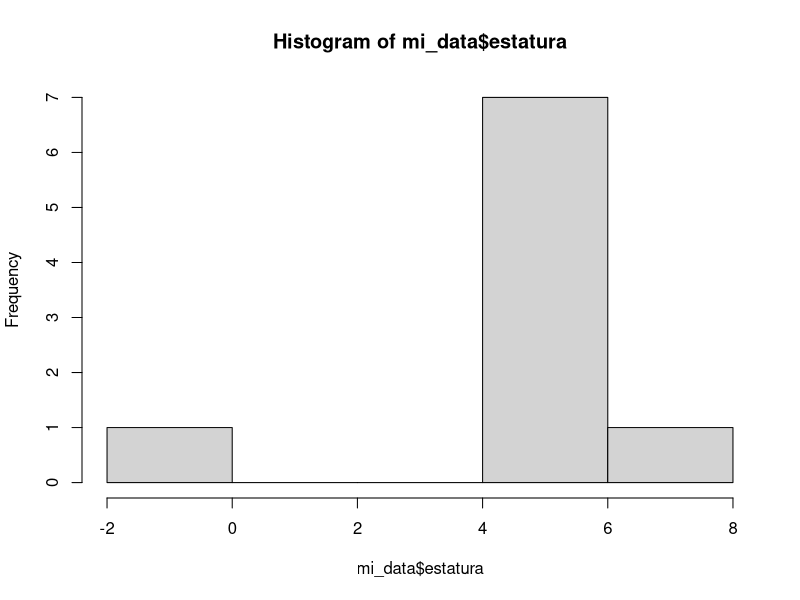
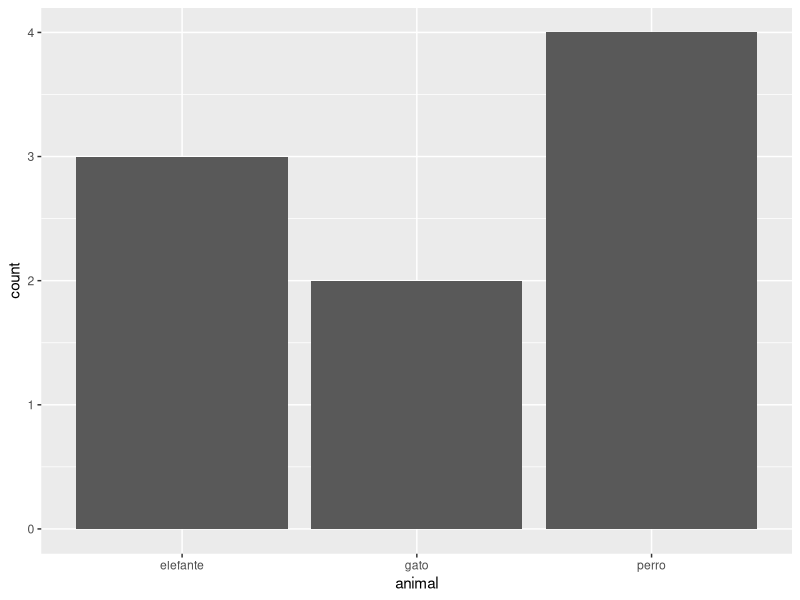
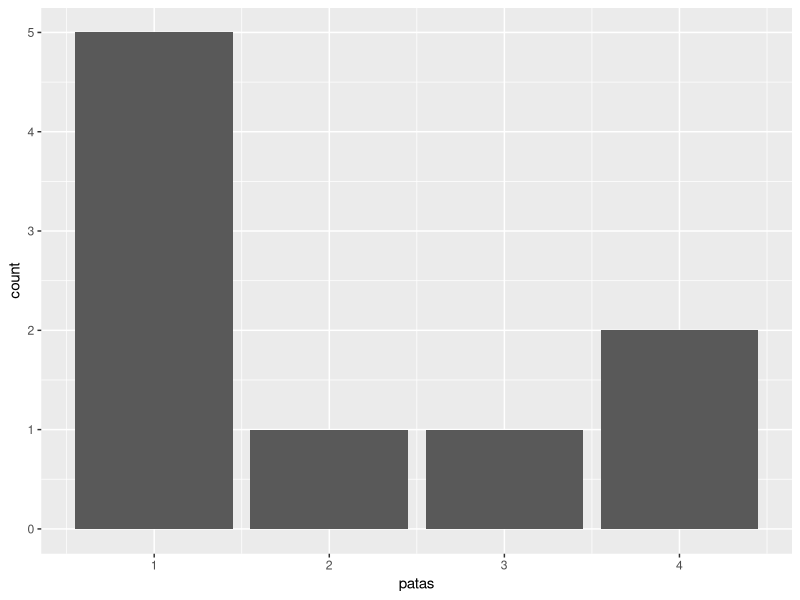
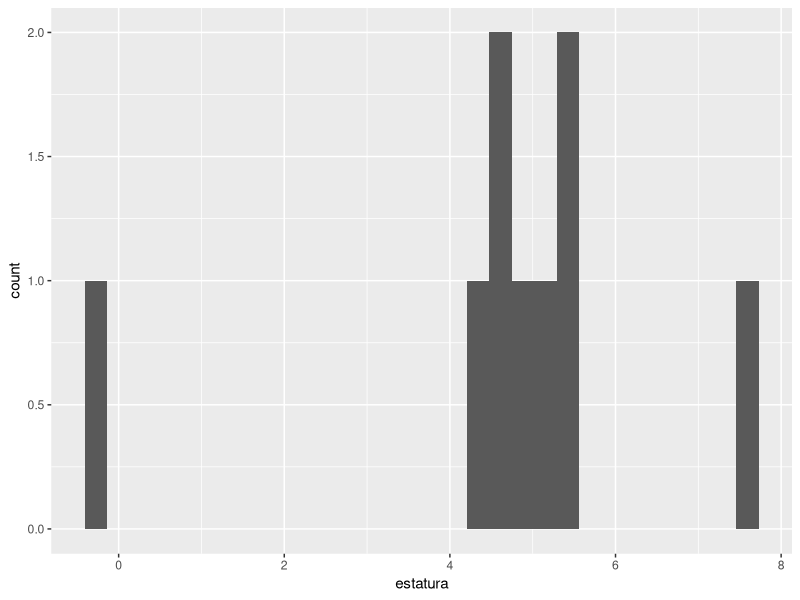
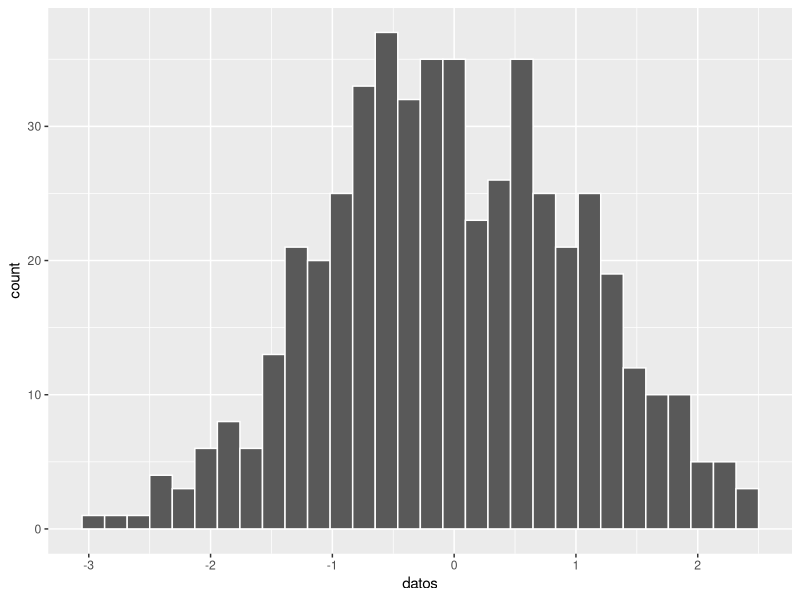
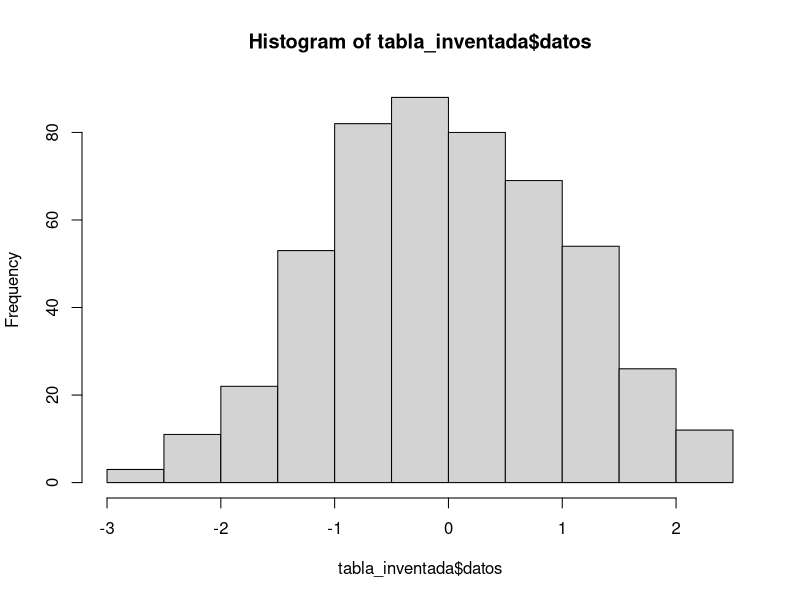
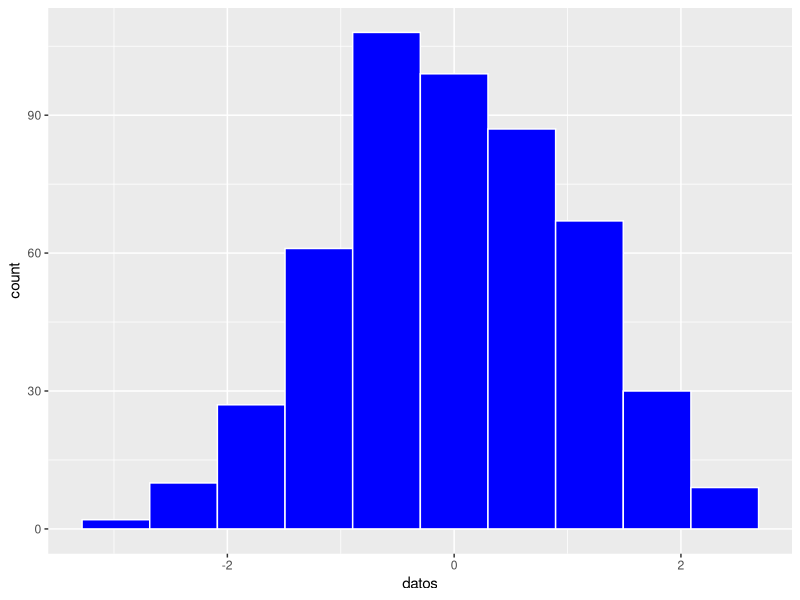
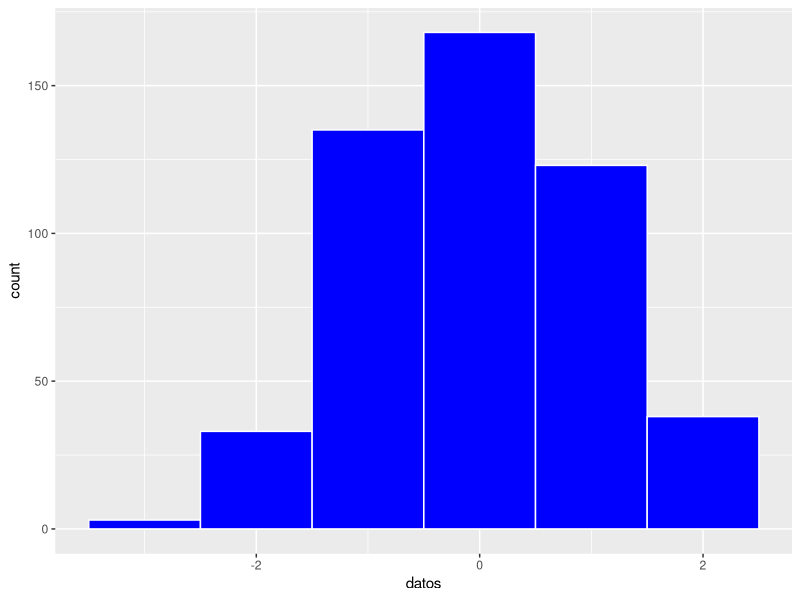

These charts were generated, in order, by the following R code:
animal = c(
"perro",
"perro",
"gato",
"elefante",
"perro",
"gato",
"elefante",
"elefante",
"perro")

table(animal)

100*table(animal)/length(animal)

mi_data = data.frame(animal,
                     "estatura"=rnorm(1:length(animal),5,2))

hist(mi_data$estatura)

summary(mi_data) #describe(mi_data)


table(mi_data$animal)

library(tidyverse)

install.packages("tidyverse")

#### ggplot para gráficas

#### cuando la columna es de tipo categórica o 
#### numérica discreta entonces la distribución es la
#### tabla de frecuencias o bien
#### el gráfico de barras

table(mi_data$animal)

ggplot(mi_data) +
  geom_bar(mapping=aes(x=animal))
  
mi_data$patas = sample(1:4,9,replace=TRUE)

ggplot(mi_data) +
  geom_bar(mapping=aes(x=patas))

table(mi_data$patas)

#### cuando la columna es de tipo numérica 
#### continua entonces para observar la distribución
#### utilizamos el histograma

ggplot(mi_data) +
  geom_histogram(mapping=aes(x=estatura))

datos = rnorm(500)

tabla_inventada = data.frame(datos)

ggplot(tabla_inventada) +
  geom_histogram(mapping=aes(x=datos),
                 color="white")

hist(tabla_inventada$datos)

### DIFERENCIA ENTRE hist() y ggplot
## La principal diferencia es que hist() 
## se alimenta con vectores en tanto
## ggplot se alimenta de una tabla y sus columnas

ggplot(tabla_inventada) +
  geom_histogram(mapping=aes(x=datos),
                 color="white",
                 fill="blue",
                 bins=10)

ggplot(tabla_inventada) +
  geom_histogram(mapping=aes(x=datos),
                 color="white",
                 fill="blue",
                 binwidth = 1)


  







mi_data
